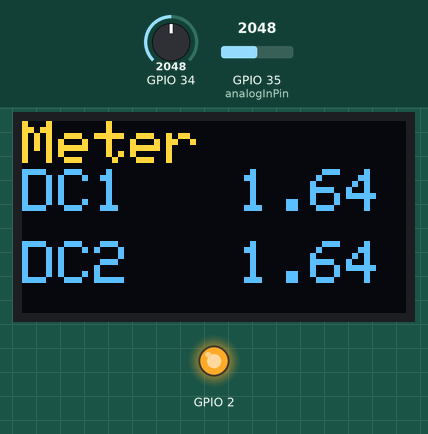
Simulated run of this sketch. Board: ESP32. Parts: 128×64 one-colour display, output pins drawn as LEDs (lit = HIGH). Inputs (shaded band) come from the test bench; at power-on: GPIO 34 = 2048, GPIO 35 (analogInPin) = 2048 (analog values on the 0–4095 scale). The OLED is the two-colour kind (top 16 rows yellow); WiFi joins after 1.5 s; servers stay silent unless stated; nothing arrives over Bluetooth unless stated; what the sketch prints to the serial monitor is not drawn.

Above: at 2.7 s.
2.8 s: GPIO 34 set to 2866
At 3.6 s:
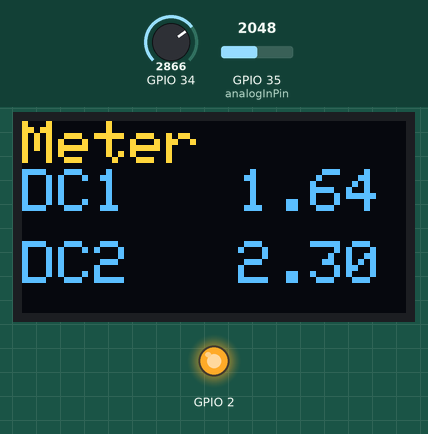
4.3 s: GPIO 35 (analogInPin) set to 2866
At 4.7 s:
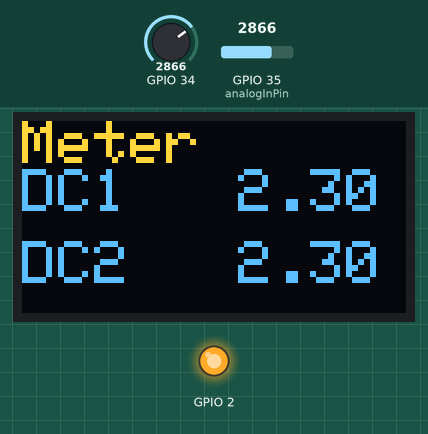
7.3 s: GPIO 34 set to 3603
At 8.1 s:
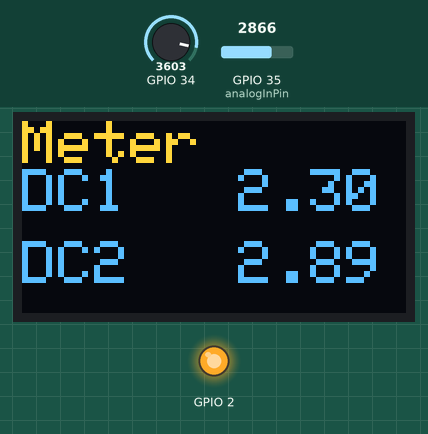
8.8 s: GPIO 35 (analogInPin) set to 0
At 9.3 s:
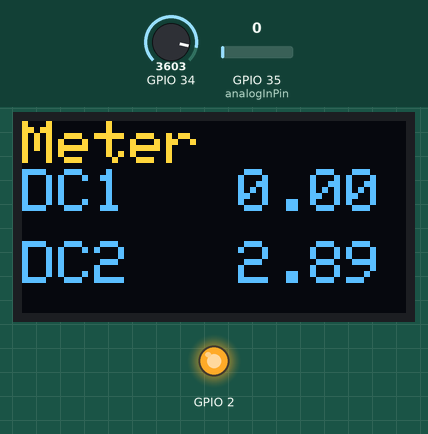
Timing chart, 0 to 11.3 s (numbered marks = the images above; inputs shaded):
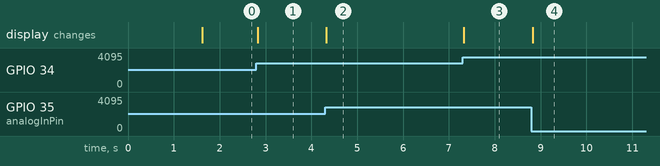

Measured:
- after the input at 2.8 s, the display: changes at once (image 1)
- after the input at 4.3 s, the display: changes at once (image 2)
- after the input at 7.3 s, the display: changes at once (image 3)
- after the input at 8.8 s, the display: changes at once (image 4)

The sketch:

multimeter-working-bt-to-serial-wifi_serial.ino
```cpp
// Simple I2C test for ebay 128x64 oled.

#include <Wire.h>
#include "SSD1306Ascii.h"
#include "SSD1306AsciiWire.h"

#include "BluetoothSerial.h"
#include <WiFi.h>
#include <WiFiMulti.h>

WiFiMulti wifiMulti;

#define MAX_SRV_CLIENTS 1
const char* ssid = "MySpectrumWiFi72-2G";
const char* password = "greengate335";

WiFiServer server(23);
WiFiClient serverClients[MAX_SRV_CLIENTS];

BluetoothSerial SerialBT;


// 0X3C+SA0 - 0x3C or 0x3D
#define I2C_ADDRESS 0x3C

// Define proper RST_PIN if required.
#define RST_PIN 16
#define analogInPin 35

SSD1306AsciiWire oled;

//------------------------------------------------------------------------------
void setup() {
  Serial.begin(115200);

  SerialBT.begin("DumpsterDiveMM"); //Bluetooth device name
  Serial.print("The device started, now you can pair it with bluetooth!");
  Wire.begin();
  Wire.setClock(400000L);
  analogReadResolution(12); //12 bits
//  analogSetAttenuation(ADC_0db);  //For all pins
  wifiMulti.addAP(ssid, password);

  pinMode(2,OUTPUT);
  digitalWrite(2, HIGH);
#if RST_PIN >= 0
  oled.begin(&Adafruit128x64, I2C_ADDRESS, RST_PIN);
#else // RST_PIN >= 0
  oled.begin(&Adafruit128x64, I2C_ADDRESS);
#endif // RST_PIN >= 0
  oled.setFont(Adafruit5x7);
    // true or false determines screen orientation
  oled.displayRemap(true);
  oled.clear();
  oled.set2X();
  oled.println("Meter");

  Serial.println("Connecting Wifi ");
  for (int loops = 5; loops > 0; loops--) {
    if (wifiMulti.run() == WL_CONNECTED) {
      Serial.println("");
      Serial.print("WiFi connected ");
      Serial.print("IP address: ");
      Serial.println(WiFi.localIP());
      break;
   }
    else {
      Serial.println("not connected");
      delay(100);
    }
  }
  if (wifiMulti.run() != WL_CONNECTED) {
    Serial.println("WiFi connect failed");
    delay(1000);
 //   ESP.restart();
  }

  //start UART and the server
  Serial2.begin(115200);
  Serial.print("test serial2");
  server.begin();
  server.setNoDelay(true);

  Serial.print("Ready! Use 'telnet ");
  Serial.print(WiFi.localIP());
  Serial.println(" 23' to connect");

}
//------------------------------------------------------------------------------
void loop() {

  uint8_t i;

   int sum = 0;
   int sum1 = 0;
   analogReadResolution(12);
   int analogValue = analogRead(analogInPin);
   analogReadResolution(12);
   int analogValue2 = analogRead(34);
   sum += analogValue;
   sum1 += analogValue2;
//   float ave = (float)sum/30.0;
   float vout = (sum*3.29)/ 4096.0 ;
//   float va = (vout / (10000.0/110000.0));
//   float ave2 = (float)sum1/30.0;
   float vout2 = (sum1*3.29)/ 4096.0 ;
//   float va2 = (vout2 / (10000.0/110000.0));
//   Serial.print("sum");
//   Serial.println(sum);
//   Serial.print("vout");
//   Serial.println(vout);
//   Serial.print("va");
//   Serial.println(va);
   oled.set2X();
   oled.clearField(1, 27, 14);
   oled.setCursor(0, 2);
   oled.print("DC1   ");
   oled.print(vout);
//   oled.print(va);

   oled.clearToEOL();
 //  oled.println();
 //  oled.println();
 //  oled.clearField(1, 27, 14);
   oled.setCursor(0, 5);
   oled.print("DC2   ");
   oled.print(vout2);
//   oled.print(va2);

   if (Serial.available()) {
    SerialBT.write(Serial.read());
  }
  if (SerialBT.available()) {
    Serial.write(SerialBT.read());
  }

 // delay(20);

   if (wifiMulti.run() == WL_CONNECTED) {
    //check if there are any new clients
    if (server.hasClient()){
      for(i = 0; i < MAX_SRV_CLIENTS; i++){
        //find free/disconnected spot
        if (!serverClients[i] || !serverClients[i].connected()){
          if(serverClients[i]) serverClients[i].stop();
          serverClients[i] = server.available();
          if (!serverClients[i]) Serial.println("available broken");
          Serial.print("New client: ");
          Serial.print(i); Serial.print(' ');
          Serial.println(serverClients[i].remoteIP());
//          break;
        }
      }
      if (i >= MAX_SRV_CLIENTS) {
        //no free/disconnected spot so reject
        server.available().stop();
      }
    }
    //check clients for data
    for(i = 0; i < MAX_SRV_CLIENTS; i++){
      if (serverClients[i] && serverClients[i].connected()){
        if(serverClients[i].available()){
          //get data from the telnet client and push it to the UART
          while(serverClients[i].available()) Serial.write(serverClients[i].read());
        }
      }
      else {
        if (serverClients[i]) {
          serverClients[i].stop();
        }
      }
    }
    //check UART for data
    if(Serial.available()){
      size_t len = Serial.available();
      uint8_t sbuf[len];
      Serial.readBytes(sbuf, len);
      //push UART data to all connected telnet clients
      for(i = 0; i < MAX_SRV_CLIENTS; i++){
        if (serverClients[i] && serverClients[i].connected()){
          serverClients[i].write(sbuf, len);
          delay(1);
        }
      }
    }
  }
  else {
    Serial.println("WiFi not connected!");
//    for(i = 0; i < MAX_SRV_CLIENTS; i++) {
//      if (serverClients[i]) serverClients[i].stop();
    }
//    delay(1000);
//  }
}
```
